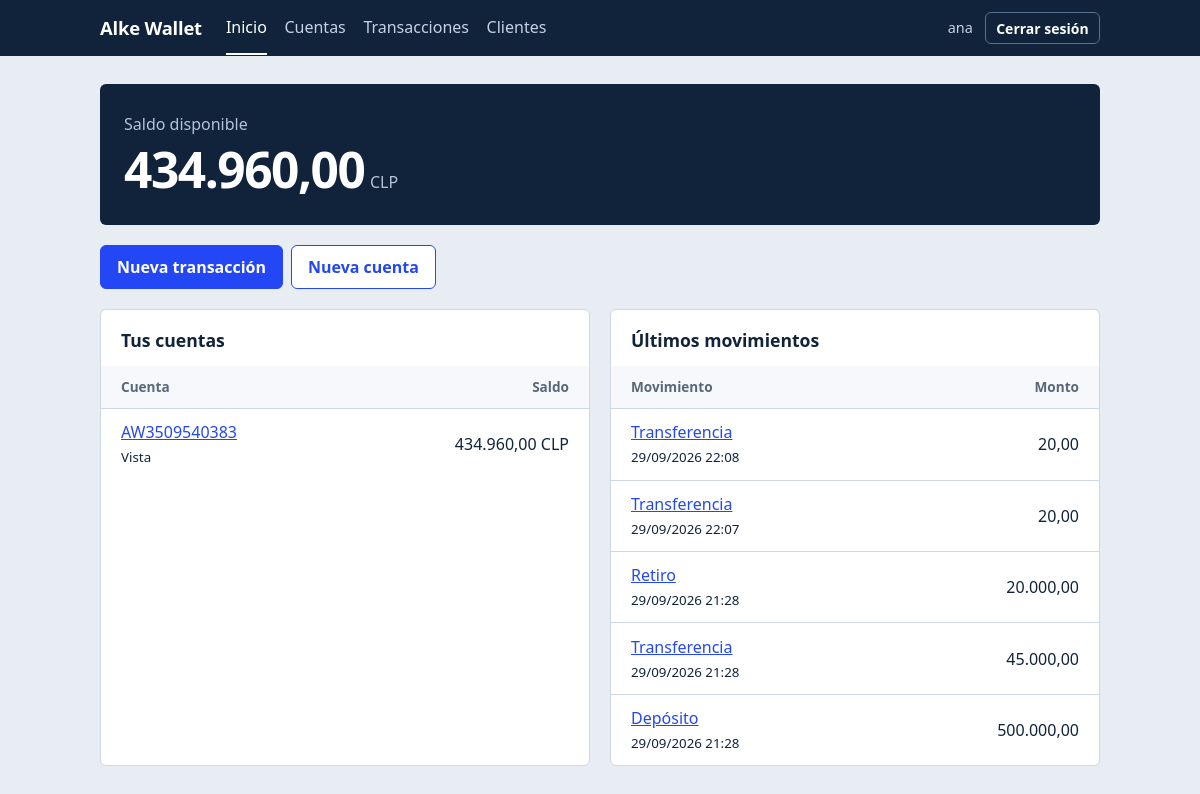
Screenshot of / (signed in) with the database file from the repository.
### gestion/models.py (models this page shows, shortened)
class Cuenta(models.Model):
    class Tipo(models.TextChoices):
        AHORRO = "AHORRO", "Ahorro"
        CORRIENTE = "CORRIENTE", "Corriente"
        VISTA = "VISTA", "Vista"
    class Moneda(models.TextChoices):
        CLP = "CLP", "Peso chileno (CLP)"
        USD = "USD", "Dólar (USD)"
    cliente = models.ForeignKey(
        Cliente, on_delete=models.PROTECT, related_name="cuentas"
    )
    numero = models.CharField(max_length=20, unique=True, editable=False)
    tipo = models.CharField(max_length=10, choices=Tipo.choices, default=Tipo.VISTA)
    moneda = models.CharField(
        max_length=3, choices=Moneda.choices, default=Moneda.CLP
    )
    saldo = models.DecimalField(
        max_digits=14,
        decimal_places=2,
        default=Decimal("0.00"),
        editable=False,  # solo cambia mediante transacciones (ver services.py)
        validators=[MinValueValidator(Decimal("0.00"))],
    )
    activa = models.BooleanField(default=True)
    creada = models.DateTimeField(auto_now_add=True)
    class Meta:
        ordering = ["cliente__nombre", "numero"]
        constraints = [
            models.CheckConstraint(
                condition=Q(saldo__gte=0), name="cuenta_saldo_no_negativo"
            )
        ]
    def get_absolute_url(self):
        return reverse("gestion:cuenta_detalle", args=[self.pk])

class Transaccion(models.Model):
    class Tipo(models.TextChoices):
        DEPOSITO = "DEPOSITO", "Depósito"
        RETIRO = "RETIRO", "Retiro"
        TRANSFERENCIA = "TRANSFERENCIA", "Transferencia"
    tipo = models.CharField(max_length=15, choices=Tipo.choices)
    cuenta_origen = models.ForeignKey(
        Cuenta,
        on_delete=models.PROTECT,
        null=True,
        blank=True,
        related_name="salidas",
    )
    cuenta_destino = models.ForeignKey(
        Cuenta,
        on_delete=models.PROTECT,
        null=True,
        blank=True,
        related_name="entradas",
    )
    monto = models.DecimalField(
        max_digits=14,
        decimal_places=2,
        validators=[MinValueValidator(Decimal("0.01"))],
    )
    descripcion = models.CharField(max_length=200, blank=True)
    fecha = models.DateTimeField(auto_now_add=True)
    class Meta:
        ordering = ["-fecha", "-id"]
        verbose_name = "transacción"
        verbose_name_plural = "transacciones"
        constraints = [
            models.CheckConstraint(
                condition=Q(monto__gt=0), name="transaccion_monto_positivo"
            )
        ]
    def get_absolute_url(self):
        return reverse("gestion:transaccion_detalle", args=[self.pk])

### gestion/views.py (the view)
# urls.py: path("", views.InicioView.as_view(), name="inicio"),
class InicioView(LoginRequiredMixin, TemplateView):
    template_name = "gestion/inicio.html"
    def get_context_data(self, **kwargs):
        ctx = super().get_context_data(**kwargs)
        user = self.request.user
        cuentas = consultas.cuentas_visibles(user)
        ctx["cuentas"] = cuentas.filter(activa=True)[:6]
        ctx["totales"] = (
            cuentas.filter(activa=True)
            .values("moneda")
            .annotate(total=Sum("saldo"))
            .order_by("moneda")
        )
        ctx["recientes"] = consultas.transacciones_visibles(user)[:6]
        ctx["tiene_cliente"] = user.is_staff or hasattr(user, "cliente")
        return ctx

### gestion/consultas.py (called while the page is built)
def cuentas_visibles(user):
    qs = Cuenta.objects.select_related("cliente")
    return qs if user.is_staff else qs.filter(cliente__usuario=user)

def transacciones_visibles(user):
    qs = Transaccion.objects.select_related(
        "cuenta_origen__cliente", "cuenta_destino__cliente"
    )
    if user.is_staff:
        return qs
    return qs.filter(
        Q(cuenta_origen__cliente__usuario=user)
        | Q(cuenta_destino__cliente__usuario=user)
    )

### templates/gestion/inicio.html (shortened to what this page needs)
{% extends "base.html" %}
{% block contenido %}
<div class="saldo">
  <p>Saldo disponible</p>
  <div class="saldo__cifras num">
    {% for t in totales %}
      <div class="saldo__cifra">{{ t.total|floatformat:"2g" }}<span class="saldo__moneda">{{ t.moneda }}</span></div>
    {% empty %}
      <div class="saldo__cifra">0,00<span class="saldo__moneda">CLP</span></div>
    {% endfor %}
  </div>
</div>
<div class="acciones" style="margin-bottom:1.25rem">
  <a class="btn" href="{% url 'gestion:transaccion_crear' %}">Nueva transacción</a>
  <a class="btn btn--sec" href="{% url 'gestion:cuenta_crear' %}">Nueva cuenta</a>
</div>
<div class="rejilla">
  <section class="panel panel--tabla">
    <h2>Tus cuentas</h2>
    {% if cuentas %}
    <table>
      <thead><tr><th>Cuenta</th><th class="der">Saldo</th></tr></thead>
      <tbody>
      {% for c in cuentas %}
        <tr>
          <td><a href="{{ c.get_absolute_url }}">{{ c.numero }}</a><br><small>{{ c.get_tipo_display }}{% if user.is_staff %} · {{ c.cliente }}{% endif %}</small></td>
          <td class="der num">{{ c.saldo|floatformat:"2g" }} {{ c.moneda }}</td>
        </tr>
      {% endfor %}
      </tbody>
    </table>
    {% else %}
    <p class="vacio">Aún no tienes cuentas. Crea la primera para empezar a operar.</p>
    {% endif %}
  </section>
  <section class="panel panel--tabla">
    <h2>Últimos movimientos</h2>
    {% if recientes %}
    <table>
      <thead><tr><th>Movimiento</th><th class="der">Monto</th></tr></thead>
      <tbody>
      {% for t in recientes %}
        <tr>
          <td><a href="{{ t.get_absolute_url }}">{{ t.get_tipo_display }}</a><br><small>{{ t.fecha|date:"d/m/Y H:i" }}</small></td>
          <td class="der num">{{ t.monto|floatformat:"2g" }}</td>
        </tr>
      {% endfor %}
      </tbody>
    </table>
    {% else %}
    <p class="vacio">Todavía no hay movimientos.</p>
    {% endif %}
  </section>
</div>
{% endblock %}

### templates/base.html (shortened to what this page needs)
{% load static %}<!DOCTYPE html>
<html lang="es">
<head>
  <link rel="stylesheet" href="{% static 'css/alke.css' %}">
</head>
<body>
  <header class="barra">
    <div class="barra__interior">
      <a class="marca" href="{% url 'gestion:inicio' %}">Alke Wallet</a>
      {% if user.is_authenticated %}
      {% with ruta=request.resolver_match.url_name %}
      <nav aria-label="Principal">
        <a href="{% url 'gestion:inicio' %}" {% if ruta == 'inicio' %}aria-current="page"{% endif %}>Inicio</a>
        <a href="{% url 'gestion:cuenta_lista' %}" {% if 'cuenta' in ruta %}aria-current="page"{% endif %}>Cuentas</a>
        <a href="{% url 'gestion:transaccion_lista' %}" {% if 'transaccion' in ruta %}aria-current="page"{% endif %}>Transacciones</a>
        <a href="{% url 'gestion:cliente_lista' %}" {% if 'cliente' in ruta %}aria-current="page"{% endif %}>Clientes</a>
      </nav>
      {% endwith %}
      <div class="barra__usuario">
        <span>{{ user.get_username }}</span>
        <form method="post" action="{% url 'logout' %}">
          <button class="btn btn--chico btn--fantasma" type="submit">Cerrar sesión</button>
        </form>
      </div>
      {% endif %}
    </div>
  </header>
  <main>
    {% block contenido %}{% endblock %}
  </main>
</body>
</html>

### static/css/alke.css (style rules this page uses)
:root { --tinta: #10233a; --lienzo: #e8edf3; --papel: #ffffff; --cobalto: #2447f5; --cobalto-oscuro: #1a35c2; --apagado: #5a6778; --linea: #cfd7e2; --positivo: #0e7f57; --negativo: #b8352b; --aviso: #fff4d6; --radio: 6px; --fuente: ui-sans-serif, "Segoe UI", Roboto, "Helvetica Neue", Arial, sans-serif; }
* { box-sizing: border-box; }
html { font-size: 16px; }
body { margin: 0; font-family: var(--fuente); color: var(--tinta); background: var(--lienzo); line-height: 1.5; }
a { color: var(--cobalto); }
.num { font-variant-numeric: tabular-nums; }
.barra { background: var(--tinta); color: #fff; }
.barra__interior { max-width: 1040px; margin: 0 auto; padding: 0 1.25rem; display: flex; align-items: center; gap: 1.5rem; flex-wrap: wrap; min-height: 56px; }
.marca { font-weight: 700; font-size: 1.15rem; color: #fff; text-decoration: none; letter-spacing: -0.01em; }
.barra nav { display: flex; gap: 1.1rem; flex-wrap: wrap; flex: 1; }
.barra nav a { color: #c6d2e3; text-decoration: none; padding: 0.9rem 0; border-bottom: 2px solid transparent; }
.barra nav a:hover, .barra nav a[aria-current="page"] { color: #fff; border-bottom-color: #fff; }
.barra__usuario { display: flex; align-items: center; gap: 0.75rem; font-size: 0.9rem; color: #c6d2e3; }
.barra__usuario form { margin: 0; }
main { max-width: 1040px; margin: 0 auto; padding: 1.75rem 1.25rem 3rem; }
h2 { font-size: 1.1rem; margin: 0 0 0.75rem; }
.panel { background: var(--papel); border: 1px solid var(--linea); border-radius: var(--radio); padding: 1.25rem; margin-bottom: 1.25rem; }
.panel--tabla { padding: 0; overflow-x: auto; }
.panel--tabla h2 { padding: 1.1rem 1.25rem 0; }
.rejilla { display: grid; gap: 1.25rem; grid-template-columns: repeat(auto-fit, minmax(300px, 1fr)); }
.rejilla .panel { margin-bottom: 0; }
.saldo { background: var(--tinta); color: #fff; border-radius: var(--radio); padding: 1.75rem 1.5rem; margin-bottom: 1.25rem; }
.saldo p { margin: 0; color: #b4c3d8; }
.saldo__cifras { display: flex; gap: 2.5rem; flex-wrap: wrap; margin-top: 0.4rem; }
.saldo__cifra { font-size: clamp(2rem, 6vw, 3.1rem); font-weight: 700; letter-spacing: -0.03em; line-height: 1.1; }
.saldo__moneda { font-size: 1rem; font-weight: 500; color: #b4c3d8; margin-left: 0.35rem; letter-spacing: 0; }
table { width: 100%; border-collapse: collapse; }
th, td { text-align: left; padding: 0.7rem 1.25rem; border-bottom: 1px solid var(--linea); vertical-align: middle; }
th { font-weight: 600; color: var(--apagado); font-size: 0.85rem; background: #f6f8fb; }
tbody tr:last-child td { border-bottom: none; }
td.der, th.der { text-align: right; }
.btn { display: inline-block; font: inherit; font-weight: 600; cursor: pointer; text-decoration: none; padding: 0.55rem 1rem; border-radius: var(--radio); border: 1px solid var(--cobalto); background: var(--cobalto); color: #fff; }
.btn--sec { background: var(--papel); color: var(--cobalto); }
.btn--chico { padding: 0.3rem 0.65rem; font-size: 0.875rem; }
.btn--fantasma { background: transparent; color: #fff; border-color: #56708f; }
.acciones { display: flex; gap: 0.5rem; flex-wrap: wrap; }

### rows the page displays
Cuenta: numero "AW3509540383", tipo "Vista", saldo "434.960,00", moneda "CLP"
Transaccion: tipo "Transferencia", fecha "29/09/2026 22:08", monto "20,00"
Transaccion: tipo "Transferencia", fecha "29/09/2026 22:07", monto "20,00"
Transaccion: tipo "Retiro", fecha "29/09/2026 21:28", monto "20.000,00"
Transaccion: tipo "Transferencia", fecha "29/09/2026 21:28", monto "45.000,00"
Transaccion: tipo "Depósito", fecha "29/09/2026 21:28", monto "500.000,00"

### other values shown
{{ user.get_username }} "ana"
{{ t.total|floatformat:"2g" }} "434.960,00"
{{ t.moneda }} "CLP"
